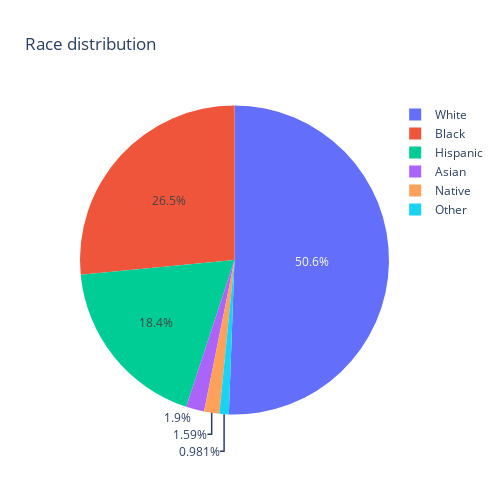

Write notebook code for a chart like this one.
### Code cell
data = death_case['race'].value_counts().reset_index()

data.columns = [
    'race', 
    'count'
]

fig = px.pie(
    data, 
    values='count', 
    names='race',  
    title='Race distribution', 
    width=500, 
    height=500
)

fig.show()

### Figure 1 — Plotly figure (JSON) as saved in the notebook; plotly's stock layout.template omitted (floating-point values rounded to 4 significant figures)
{"data": [{"domain": {"x": [0, 1], "y": [0, 1]}, "hovertemplate": "race=%{label}<br>count=%{value}<extra></extra>", "labels": ["White", "Black", "Hispanic", "Asian", "Native", "Other"], "legendgroup": "", "name": "", "showlegend": true, "type": "pie", "values": [2476, 1298, 902, 93, 78, 48]}], "layout": {"height": 500, "legend": {"tracegroupgap": 0}, "title": {"text": "Race distribution"}, "width": 500}}
